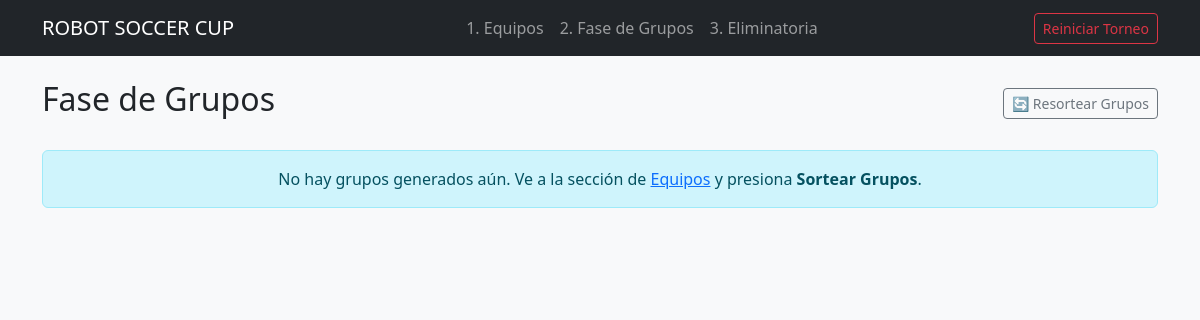
The app's page /grupos, older data.
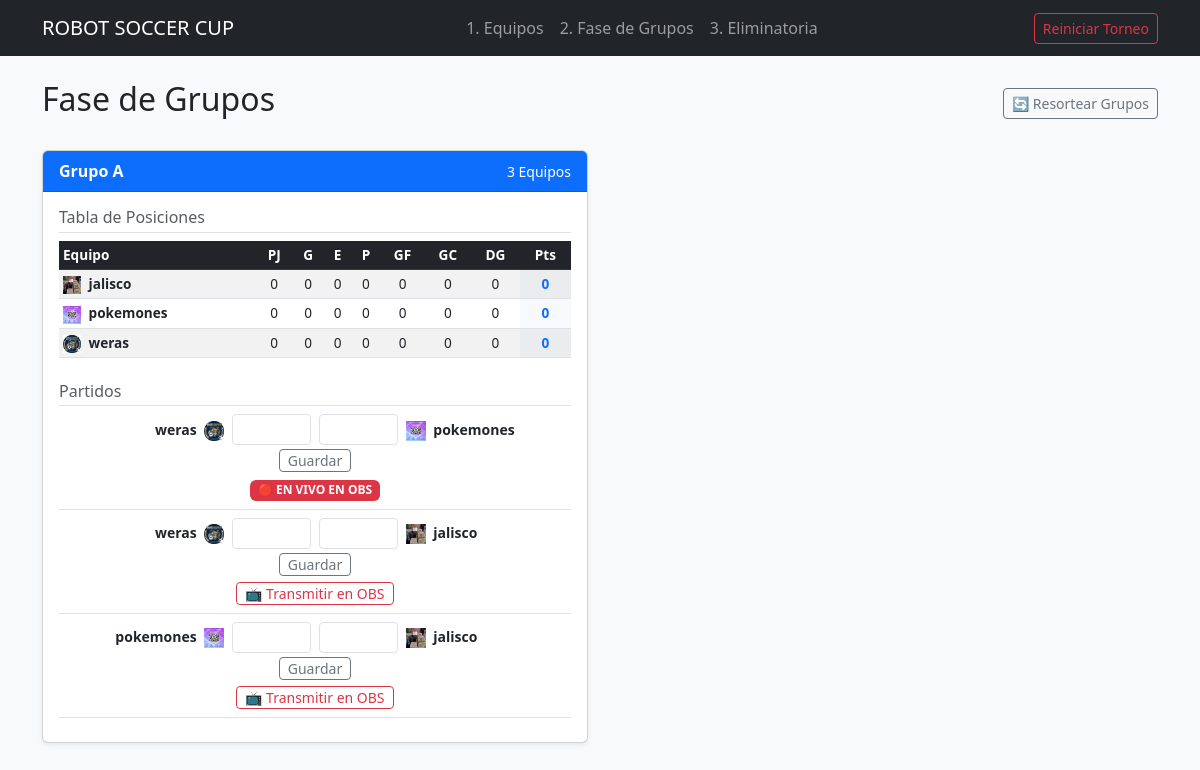
The same page, newer data.
### app.py (models this page shows)
class Grupo(db.Model):
    id = db.Column(db.Integer, primary_key=True)
    nombre = db.Column(db.String(10), nullable=False)
    equipos = db.relationship('Equipo', backref='grupo', lazy=True)
    partidos = db.relationship('PartidoGrupo', backref='grupo', lazy=True)

class Equipo(db.Model):
    id = db.Column(db.Integer, primary_key=True)
    nombre = db.Column(db.String(80), unique=True, nullable=False)
    integrante1 = db.Column(db.String(80), nullable=False)
    integrante2 = db.Column(db.String(80), nullable=False)
    escudo = db.Column(db.String(200), nullable=False)
    grupo_id = db.Column(db.Integer, db.ForeignKey('grupo.id'), nullable=True)

class PartidoGrupo(db.Model):
    id = db.Column(db.Integer, primary_key=True)
    grupo_id = db.Column(db.Integer, db.ForeignKey('grupo.id'), nullable=False)
    jornada = db.Column(db.Integer, nullable=False)
    local_id = db.Column(db.Integer, db.ForeignKey('equipo.id'), nullable=False)
    visita_id = db.Column(db.Integer, db.ForeignKey('equipo.id'), nullable=False)
    gl = db.Column(db.Integer, nullable=True)
    gv = db.Column(db.Integer, nullable=True)
    activo = db.Column(db.Boolean, default=False)
    local = db.relationship('Equipo', foreign_keys=[local_id])
    visita = db.relationship('Equipo', foreign_keys=[visita_id])

### app.py (the view, shortened to what this page needs)
@app.route('/grupos', methods=['GET', 'POST'])
def grupos():
    lista_grupos = Grupo.query.all()
    tablas = {g.id: calcular_tabla(g) for g in lista_grupos}
    pendientes = PartidoGrupo.query.filter((PartidoGrupo.gl == None) | (PartidoGrupo.gv == None)).count()
    listo_para_ko = (len(lista_grupos) > 0) and (pendientes == 0)
    return render_template('grupos.html', grupos=lista_grupos, tablas=tablas, listo_para_ko=listo_para_ko)

### app.py (called while the page is built)
def calcular_tabla(grupo):
    stats = {e.id: {'equipo': e, 'pj': 0, 'g': 0, 'e': 0, 'p': 0, 'gf': 0, 'gc': 0, 'dg': 0, 'pts': 0} for e in grupo.equipos}
    for p in grupo.partidos:
        if p.gl is not None and p.gv is not None:
            l, v = stats[p.local_id], stats[p.visita_id]
            l['pj'] += 1; v['pj'] += 1
            l['gf'] += p.gl; l['gc'] += p.gv
            v['gf'] += p.gv; v['gc'] += p.gl
            l['dg'] = l['gf'] - l['gc']
            v['dg'] = v['gf'] - v['gc']
            if p.gl > p.gv:
                l['g'] += 1; l['pts'] += 3; v['p'] += 1
            elif p.gl < p.gv:
                v['g'] += 1; v['pts'] += 3; l['p'] += 1
            else:
                l['e'] += 1; v['e'] += 1; l['pts'] += 1; v['pts'] += 1
    tabla = list(stats.values())
    tabla.sort(key=lambda x: (-x['pts'], -x['dg'], -x['gf'], x['equipo'].nombre.lower()))
    return tabla

### templates/grupos.html (shortened to what the changed rows need)
{% extends 'base.html' %}
{% block content %}
<div class="d-flex justify-content-between align-items-center mb-4">
    <h2>Fase de Grupos</h2>
    <div>
    </div>
</div>
{% if not grupos %}
    <div class="alert alert-info text-center">
        No hay grupos generados aún. Ve a la sección de <a href="{{ url_for('equipos') }}">Equipos</a> y presiona <strong>Sortear Grupos</strong>.
    </div>
{% else %}
    <div class="row">
        {% for g in grupos %}
        <div class="col-md-6 mb-4">
            <div class="card shadow-sm h-100">
                <div class="card-header bg-primary text-white fw-bold d-flex justify-content-between align-items-center">
                    <span>{{ g.nombre }}</span>
                    <small class="fw-normal">{{ g.equipos|length }} Equipos</small>
                </div>
                <div class="card-body">
                    <h6 class="text-muted border-bottom pb-1 mb-2">Tabla de Posiciones</h6>
                    <div class="table-responsive mb-4">
                        <table class="table table-sm table-striped align-middle text-center mb-0" style="font-size: 0.85rem;">
                            <thead class="table-dark">
                                <tr>
                                    <th class="text-start">Equipo</th>
                                    <th>PJ</th>
                                    <th>G</th>
                                    <th>E</th>
                                    <th>P</th>
                                    <th>GF</th>
                                    <th>GC</th>
                                    <th>DG</th>
                                    <th>Pts</th>
                                </tr>
                            </thead>
                            <tbody>
                                {% for fila in tablas[g.id] %}
                                <tr>
                                    <td class="text-start fw-bold">
                                        <img src="{{ url_for('static', filename='uploads/' + fila.equipo.escudo) }}" width="18" height="18" class="me-1 style-contain">
                                        {{ fila.equipo.nombre }}
                                    </td>
                                    <td>{{ fila.pj }}</td>
                                    <td>{{ fila.g }}</td>
                                    <td>{{ fila.e }}</td>
                                    <td>{{ fila.p }}</td>
                                    <td>{{ fila.gf }}</td>
                                    <td>{{ fila.gc }}</td>
                                    <td>{{ fila.dg }}</td>
                                    <td class="fw-bold bg-light text-primary">{{ fila.pts }}</td>
                                </tr>
                                {% endfor %}
                            </tbody>
                        </table>
                    </div>
                    <h6 class="text-muted border-bottom pb-1 mb-2">Partidos</h6>
                    {% for p in g.partidos %}
                    <div class="border-bottom pb-2 mb-2">
                        <form method="POST" action="{{ url_for('grupos') }}" class="row g-2 align-items-center text-center">
                            <div class="col-4 text-end small fw-bold text-truncate">
                                {{ p.local.nombre }}
                                <img src="{{ url_for('static', filename='uploads/' + p.local.escudo) }}" width="20" height="20" class="ms-1 style-contain">
                            </div>
                            <div class="col-2">
                                <input type="number" name="gl" class="form-control form-control-sm text-center px-1" value="{{ p.gl if p.gl is not none else '' }}" min="0">
                            </div>
                            <div class="col-2">
                                <input type="number" name="gv" class="form-control form-control-sm text-center px-1" value="{{ p.gv if p.gv is not none else '' }}" min="0">
                            </div>
                            <div class="col-4 text-start small fw-bold text-truncate">
                                <img src="{{ url_for('static', filename='uploads/' + p.visita.escudo) }}" width="20" height="20" class="me-1 style-contain">
                                {{ p.visita.nombre }}
                            </div>
                            <div class="col-12 mt-1 d-flex justify-content-center gap-2">
                                <button type="submit" class="btn btn-sm btn-outline-secondary py-0">Guardar</button>
                            </div>
                        </form>
                        <div class="text-center mt-1">
                            {% if p.activo %}
                                <span class="badge bg-danger animate__animated animate__flash">🔴 EN VIVO EN OBS</span>
                            {% else %}
                                <form action="{{ url_for('activar_partido', tipo='grupo', partido_id=p.id) }}" method="POST" style="display:inline;">
                                    <button type="submit" class="btn btn-sm btn-outline-danger py-0">📺 Transmitir en OBS</button>
                                </form>
                            {% endif %}
                        </div>
                    </div>
                    {% endfor %}
                </div>
            </div>
        </div>
        {% endfor %}
    </div>
{% endif %}
{% endblock %}

Row changes from the older to the newer data that the page shows:
added Grupo: nombre "Grupo A", equipos|length "3", escudo (picture), pj "0" "0" "0", g "0" "0" "0", e "0" "0" "0", p "0" "0" "0", gf "0" "0" "0", gc "0" "0" "0", dg "0" "0" "0", pts "0" "0" "0"
now on this page (row edited): Equipo: equipo.nombre "jalisco"
now on this page (row edited): Equipo: equipo.nombre "pokemones"
now on this page (row edited): Equipo: equipo.nombre "weras"
added PartidoGrupo: local.nombre "weras", escudo (picture), visita.nombre "pokemones", activo "🔴 EN VIVO EN OBS"
added PartidoGrupo: local.nombre "weras", escudo (picture), visita.nombre "jalisco"
added PartidoGrupo: local.nombre "pokemones", escudo (picture), visita.nombre "jalisco"
Text that changed along with them:
text no longer shown: "No hay grupos generados aún. Ve a la sección de Equipos y presiona Sortear Grupos ."
